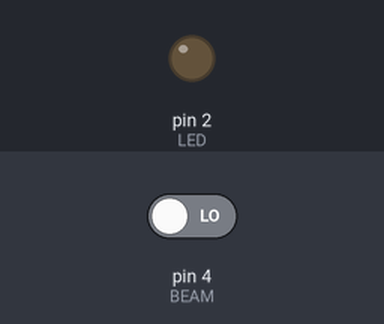
The sketch below on a simulated Arduino Uno, built with avr-gcc and run on an emulated ATmega328P. Parts: output pins drawn as LEDs (lit = HIGH). The inputs (shaded band) are chosen by the test bench; at power-on: pin 4 (BEAM) LOW.

Above: at 1.2 s.
1.3 s: pin 4 (BEAM) driven HIGH
At 2.2 s:
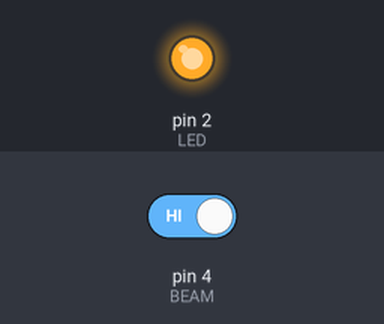
2.8 s: pin 4 (BEAM) driven LOW
At 3.4 s:
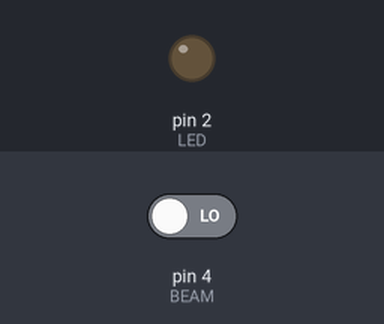
Timing chart, 0 to 5.8 s (numbered marks = the images above; inputs shaded):
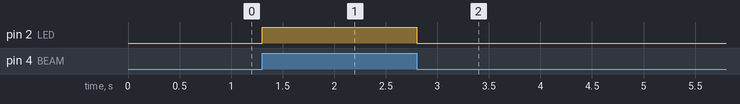

The sketch:

IRv2.ino
```cpp
/*---------------------------
IR beam demo
----------------------------*/
#define LED 2
#define BEAM 4

byte i;
void setup()
{
  pinMode(LED,OUTPUT);
  pinMode(BEAM,INPUT);
  digitalWrite(LED,LOW);
}
void loop()
{
  digitalWrite(LED,digitalRead(BEAM));
}
```

Measured:
- after the input at 1.3 s, pin 2 (LED): LOW → HIGH at once
- after the input at 2.8 s, pin 2 (LED): HIGH → LOW at once
